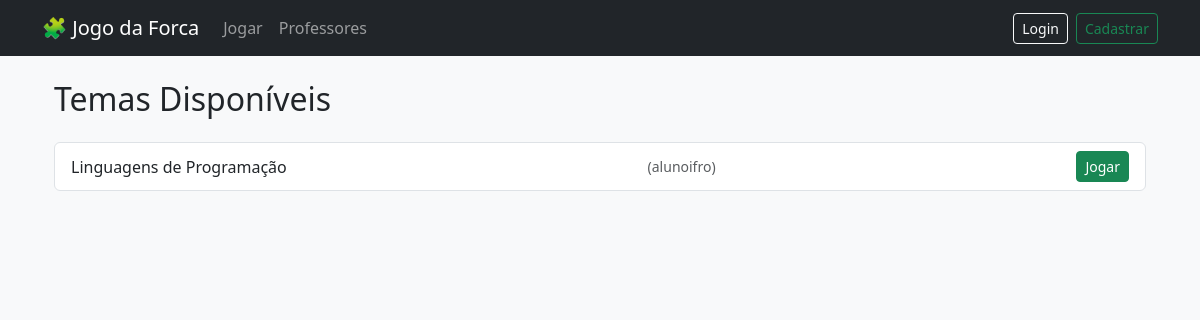
/temas/, run on an earlier commit of the app's database.
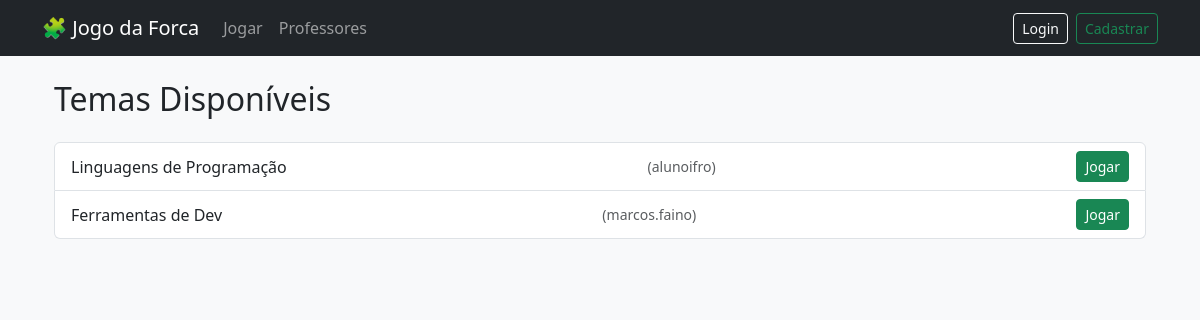
And on a later commit of the database.
### forca/models.py (models this page shows, shortened)
class Tema(models.Model):
    nome = models.CharField(max_length=100)
    criado_por = models.ForeignKey(User, on_delete=models.CASCADE, related_name='temas')

### forca/views.py (the view)
# urls.py: path('temas/', views.TemaListView.as_view(), name='tema-list'),
class TemaListView(ListView):
    model = Tema
    template_name = 'forca/tema_list.html'
    context_object_name = 'temas'

### forca/templates/forca/tema_list.html (shortened to what this page needs)
{% extends 'forca/base.html' %}
{% block content %}
<div class="container mt-4">
  <h2 class="mb-4">Temas Disponíveis</h2>
  <ul class="list-group">
    {% for tema in object_list %}
      <li class="list-group-item d-flex justify-content-between align-items-center">
        {{ tema.nome }} <small class="text-muted">({{ tema.criado_por.username }})</small>
        <a href="{% url 'jogar-tema' tema.pk %}" class="btn btn-sm btn-success">Jogar</a>
      </li>
    {% empty %}
      <li class="list-group-item">Nenhum tema disponível.</li>
    {% endfor %}
  </ul>
</div>
{% endblock %}

### forca/templates/forca/base.html (shortened to what this page needs)
<!DOCTYPE html>
<html lang="pt-br">
<head>
    <link href="https://cdn.jsdelivr.net/npm/bootstrap@5.3.0/dist/css/bootstrap.min.css" rel="stylesheet">
</head>
<body class="bg-light">
<nav class="navbar navbar-expand-lg navbar-dark bg-dark">
  <div class="container">
    <a class="navbar-brand d-flex align-items-center" href="{% url 'home' %}">
      🧩 Jogo da Forca
    </a>
    <div class="collapse navbar-collapse" id="navbarContent">
      <ul class="navbar-nav me-auto mb-2 mb-lg-0 align-items-center">
        <li class="nav-item">
          <a class="nav-link" href="{% url 'jogar-menu' %}">Jogar</a>
        </li>
        <li class="nav-item">
          <a class="nav-link" href="{% url 'professor_list' %}">Professores</a>
        </li>
      </ul>
      <ul class="navbar-nav ms-auto align-items-center">
        {% if user.is_authenticated %}
        <li class="nav-item">
          <span class="navbar-text text-white me-3 d-flex align-items-center">
            👤 {{ user.username }} {% if user.is_staff %}(Professor){% endif %}
          </span>
        </li>
        <li class="nav-item">
          <form method="post" action="{% url 'logout' %}" class="d-inline">
            {% csrf_token %}
            <button type="submit" class="btn btn-outline-light btn-sm">Sair</button>
          </form>
        </li>
        {% else %}
        <li class="nav-item me-2">
          <a class="btn btn-outline-light btn-sm" href="{% url 'login' %}">Login</a>
        </li>
        <li class="nav-item">
          <a class="btn btn-outline-success btn-sm" href="{% url 'aluno-register' %}">Cadastrar</a>
        </li>
        {% endif %}
      </ul>
    </div>
  </div>
</nav>
<div class="container">
  {% block content %}{% endblock %}
</div>
</body>
</html>

What changed in the data, as far as the page shows it:
added Tema: nome "Ferramentas de Dev", criado_por.username "marcos.faino"
